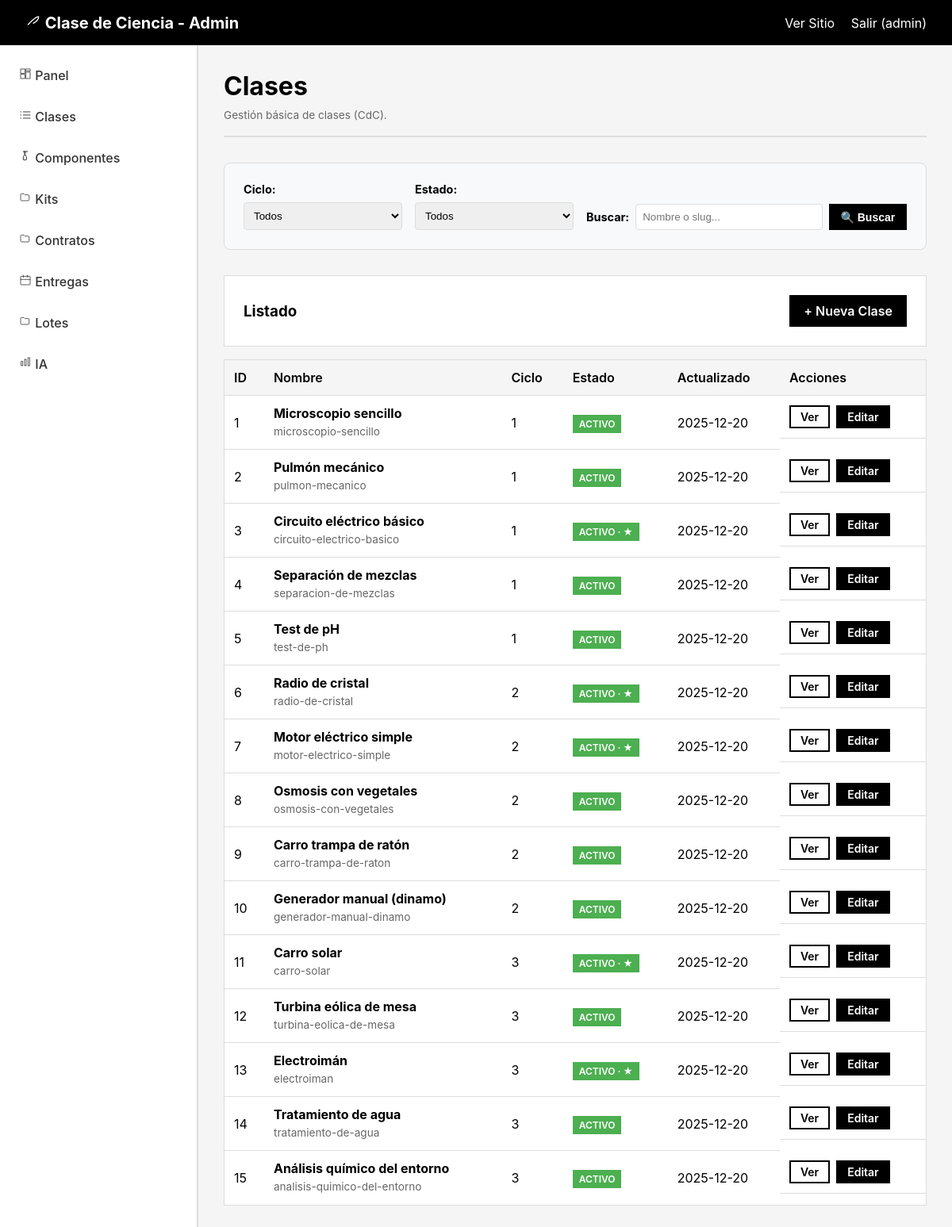
The page /admin/proyectos/index.php (signed in) on the database as committed earlier.
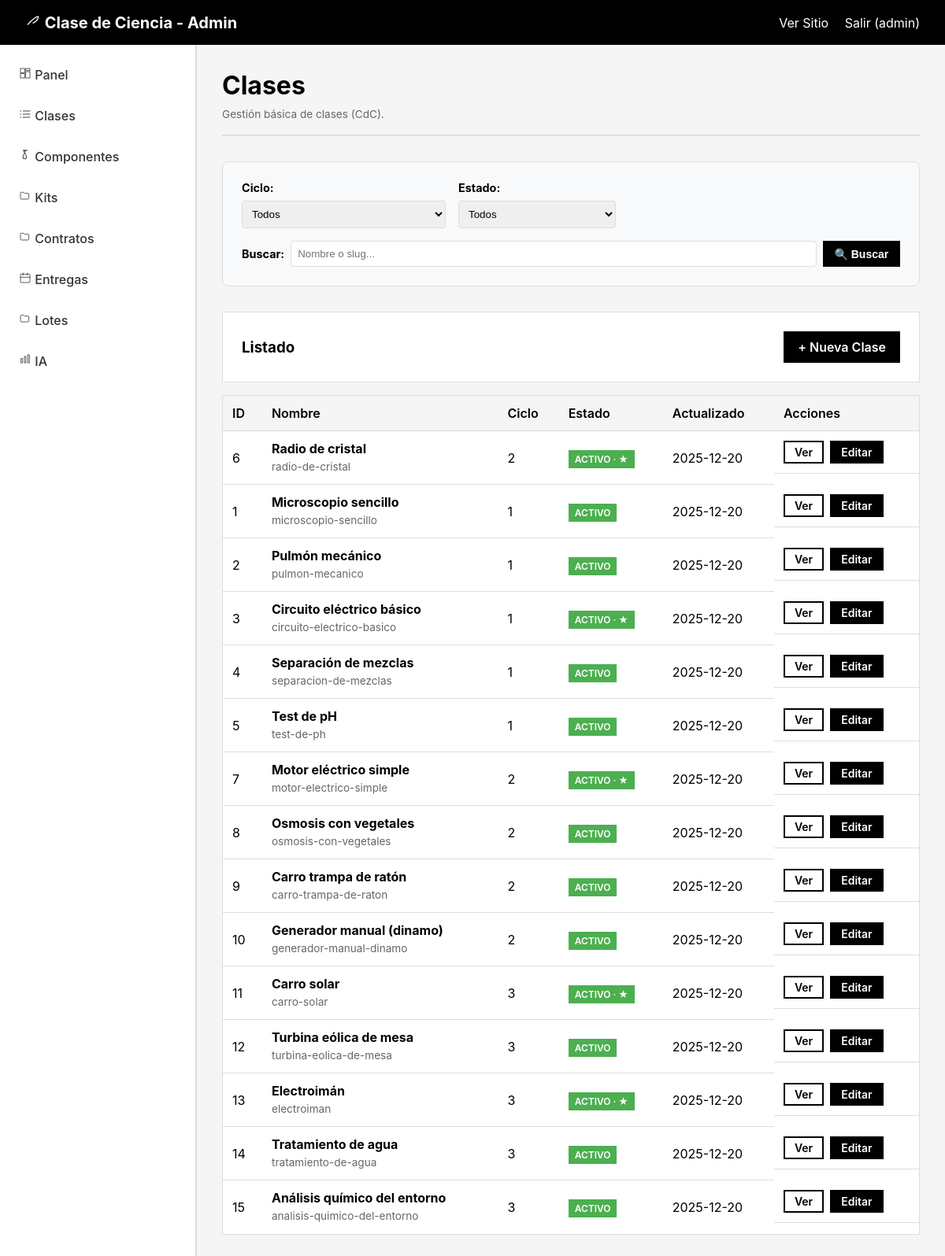
The same page on the database as committed later.
### tables this page shows
CREATE TABLE `clases` (
  `id` int(11) NOT NULL,
  `nombre` varchar(180) NOT NULL,
  `slug` varchar(180) NOT NULL,
  `ciclo` tinyint(1) NOT NULL,
  `grados` longtext DEFAULT NULL CHECK (json_valid(`grados`)),
  `dificultad` varchar(32) DEFAULT NULL,
  `duracion_minutos` int(11) DEFAULT NULL,
  `resumen` text DEFAULT NULL,
  `objetivo_aprendizaje` text DEFAULT NULL,
  `imagen_portada` varchar(255) DEFAULT NULL,
  `video_portada` varchar(255) DEFAULT NULL,
  `seguridad` longtext DEFAULT NULL CHECK (json_valid(`seguridad`)),
  `seo_title` varchar(160) DEFAULT NULL,
  `seo_description` varchar(255) DEFAULT NULL,
  `canonical_url` varchar(255) DEFAULT NULL,
  `activo` tinyint(1) NOT NULL DEFAULT 1,
  `destacado` tinyint(1) NOT NULL DEFAULT 0,
  `orden_popularidad` int(11) NOT NULL DEFAULT 0,
  `status` enum('draft','published') NOT NULL DEFAULT 'draft',
  `published_at` datetime DEFAULT NULL,
  `autor` varchar(120) DEFAULT NULL,
  `contenido_html` mediumtext DEFAULT NULL,
  `created_at` datetime NOT NULL DEFAULT current_timestamp(),
  `updated_at` datetime NOT NULL DEFAULT current_timestamp() ON UPDATE current_timestamp()
);

### admin/proyectos/index.php (the view, shortened to what this page needs)
<?php
require_once '../auth.php';
$search = isset($_GET['search']) ? trim($_GET['search']) : '';
$params = [];
$where = ['1=1'];
try {
    $sql = "SELECT id, nombre, slug, ciclo, activo, destacado, updated_at FROM clases WHERE " . implode(' AND ', $where) . " ORDER BY updated_at DESC";
    $stmt = $pdo->prepare($sql);
    $stmt->execute($params);
    $proyectos = $stmt->fetchAll(PDO::FETCH_ASSOC);
} catch (PDOException $e) {
    $proyectos = [];
}
include '../header.php';
?>
<div class="page-header">
  <h2>Clases</h2>
  <span class="help-text">Gestión básica de clases (CdC).</span>
</div>
<div class="filters-bar">
  <form method="GET" class="filters-form">
    <div class="filter-group">
      <label for="ciclo">Ciclo:</label>
      <select name="ciclo" id="ciclo" onchange="this.form.submit()">
        <option value="">Todos</option>
      </select>
    </div>
    <div class="filter-group">
      <label for="activo">Estado:</label>
      <select name="activo" id="activo" onchange="this.form.submit()">
        <option value="">Todos</option>
      </select>
    </div>
    <div class="filter-group search-group">
      <label for="search">Buscar:</label>
      <input type="text" id="search" name="search" value="<?= htmlspecialchars($search, ENT_QUOTES, 'UTF-8') ?>" placeholder="Nombre o slug..." />
      <button type="submit" class="btn btn-sm">🔍 Buscar</button>
    </div>
  </form>
</div>
<div class="card" style="margin-bottom:1rem;display:flex;justify-content:space-between;align-items:center;">
  <h3 style="margin:0;">Listado</h3>
  <a href="/admin/proyectos/edit.php" class="btn">+ Nueva Clase</a>
</div>
<?php if (empty($proyectos)): ?>
  <div class="message info">
    No hay clases.
  </div>
  <p><a href="/admin/proyectos/edit.php" class="btn">Crear Clase</a></p>
<?php else: ?>
  <table class="data-table">
    <thead>
      <tr>
        <th>ID</th>
        <th>Nombre</th>
        <th>Ciclo</th>
        <th>Estado</th>
        <th>Actualizado</th>
        <th>Acciones</th>
      </tr>
    </thead>
    <tbody>
      <?php foreach ($proyectos as $p): ?>
      <tr>
        <td><?= (int)$p['id'] ?></td>
        <td><strong><?= htmlspecialchars($p['nombre'], ENT_QUOTES, 'UTF-8') ?></strong><br><small class="help-text"><?= htmlspecialchars($p['slug'], ENT_QUOTES, 'UTF-8') ?></small></td>
        <td><?= htmlspecialchars($p['ciclo'], ENT_QUOTES, 'UTF-8') ?></td>
        <td>
          <span style="padding:0.25rem 0.5rem;background:<?= ((int)$p['activo']) ? '#4caf50' : '#ff9800' ?>;color:#fff;font-size:0.75rem;font-weight:600;">
            <?= ((int)$p['activo']) ? 'ACTIVO' : 'INACTIVO' ?><?= ((int)$p['destacado']) ? ' · ★' : '' ?>
          </span>
        </td>
        <td><?= htmlspecialchars(date('Y-m-d', strtotime($p['updated_at'])), ENT_QUOTES, 'UTF-8') ?></td>
        <td class="actions">
          <a href="/proyecto.php?slug=<?= htmlspecialchars($p['slug'], ENT_QUOTES, 'UTF-8') ?>" target="_blank" class="btn btn-secondary action-btn">Ver</a>
          <a href="/admin/proyectos/edit.php?id=<?= (int)$p['id'] ?>" class="btn action-btn">Editar</a>
        </td>
      </tr>
      <?php endforeach; ?>
    </tbody>
  </table>
<?php endif; ?>
<?php include '../footer.php'; ?>

Rows that differ between the two databases and show on the page:
changed clases "Radio de cristal": moves up the list
